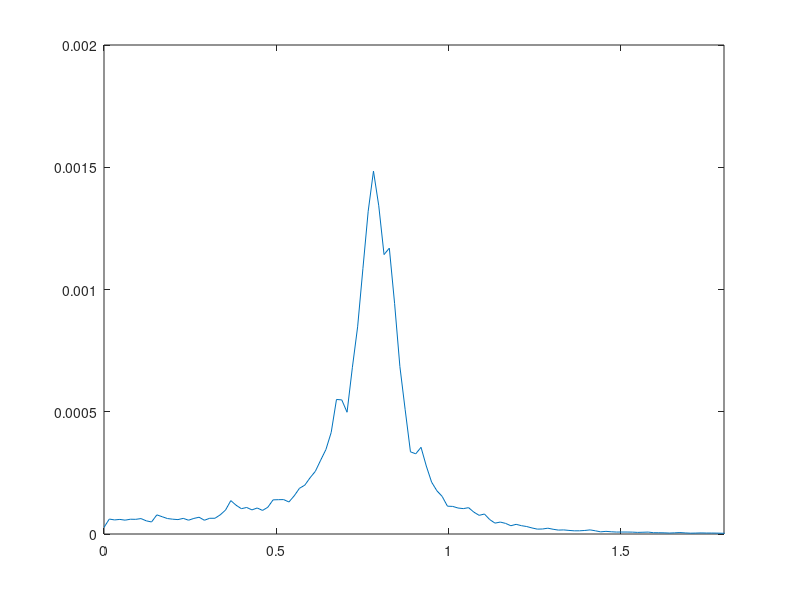

The MATLAB source for this figure:
load wave;

fs = 10;
window = 4096;
psi = psi_w(2,:)*pi/180;

[pxx,f] = pwelch(psi,window, [],[], 10);

p1 = plot(f*(2*pi),pxx/(2*pi));
xlim([0 1.8])